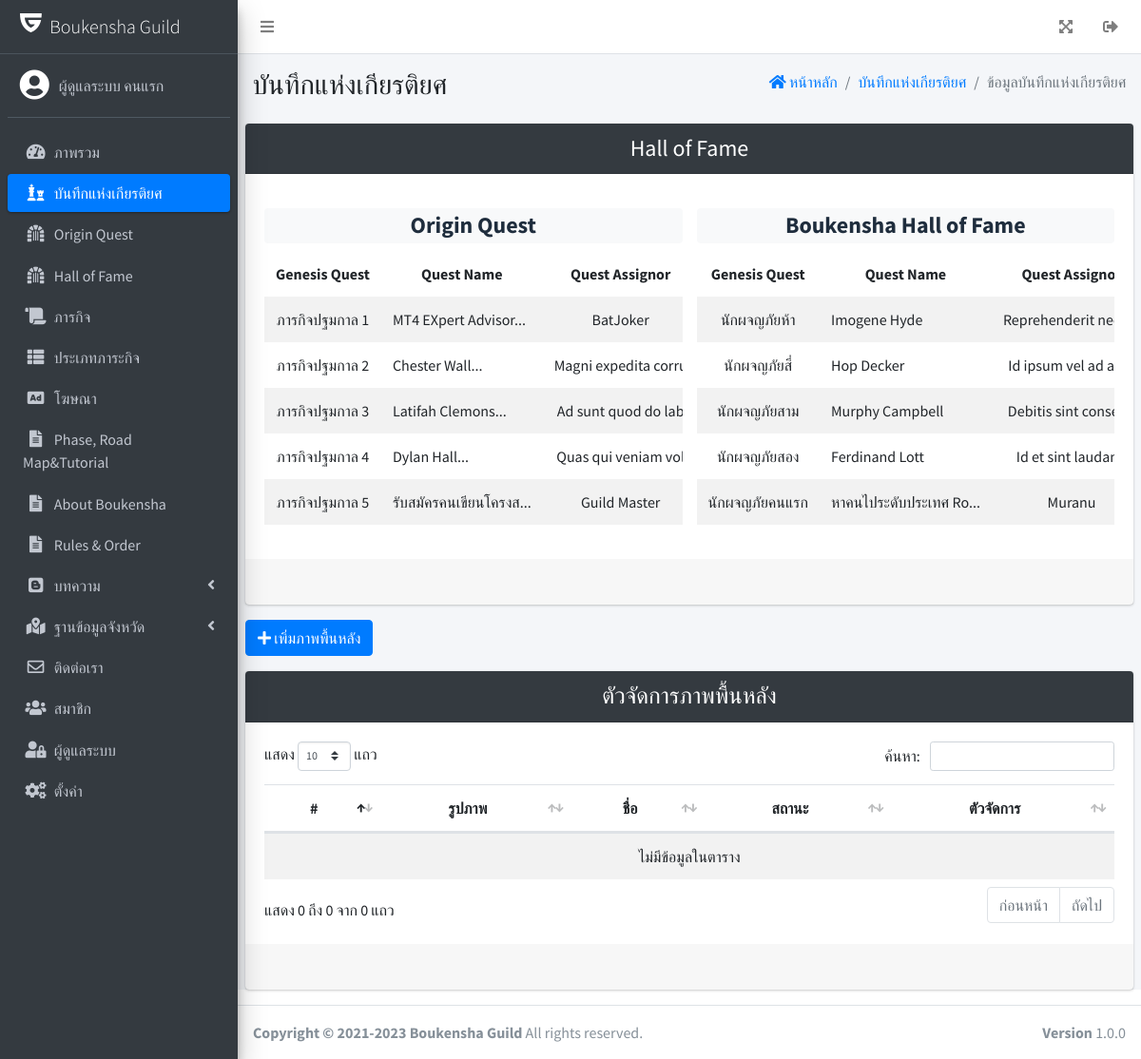
/guild_admin/index.php?mn=hall&file=hall_list (signed in), run on the app's committed database.
### tables this page shows
CREATE TABLE `hall_left` (
  `id` int(11) NOT NULL,
  `hall_genesis_quest` varchar(255) NOT NULL,
  `hall_quest_name` varchar(255) NOT NULL,
  `hall_quest_assignor` varchar(255) NOT NULL,
  `hall_created` timestamp NOT NULL DEFAULT CURRENT_TIMESTAMP,
  `hall_updated` timestamp NOT NULL DEFAULT CURRENT_TIMESTAMP ON UPDATE CURRENT_TIMESTAMP
);

CREATE TABLE `hall_right` (
  `id` int(11) NOT NULL,
  `hall_genesis_quest` varchar(255) NOT NULL,
  `hall_quest_name` varchar(255) NOT NULL,
  `hall_quest_assignor` varchar(255) NOT NULL,
  `hall_created` timestamp NOT NULL DEFAULT CURRENT_TIMESTAMP,
  `hall_updated` timestamp NOT NULL DEFAULT CURRENT_TIMESTAMP ON UPDATE CURRENT_TIMESTAMP
);

### config/function.php (called while the page is built, shortened)
<?php
function sub_active()
{
    return "active";
}

### guild_admin/admin_hall/hall_list.php (the view, shortened to what this page needs)
<div class="card card-dark">
    <div class="card-header h4 text-center">
        Hall of Fame
    </div>
    <div class="card-body">
        <div class="row">
            <div class="col-md-6">
                <h4 class="text-center mt-3 p-1 font-weight-bold rounded bg-light">Origin Quest</h4>
                <div class="table-responsive">
                    <table class="table table-borderless table-striped text-nowrap rounded">
                        <thead>
                            <tr>
                                <th class="text-center">Genesis Quest</th>
                                <th class="text-center">Quest Name</th>
                                <th class="text-center">Quest Assignor </th>
                            </tr>
                        </thead>
                        <tbody>
                            <?php
                            $sql_quest1 = " SELECT * FROM hall_left ORDER BY id ASC ";
                            $result_quest1 = mysqli_query($conn, $sql_quest1);
                            $num_quest1 = mysqli_num_rows($result_quest1);
                            if ($num_quest1 > 0) {
                                while ($rs_quest1 = mysqli_fetch_assoc($result_quest1)) {
                            ?>
                                    <tr>
                                        <td class="text-center"><?= $rs_quest1['hall_genesis_quest'] ?></td>
                                        <td><?= $rs_quest1['hall_quest_name'] ?></td>
                                        <td class="text-center"><?= $rs_quest1['hall_quest_assignor'] ?></td>
                                    </tr>
                                <?php $no++;
                                } ?>
                            <?php } ?>
                        </tbody>
                    </table>
                </div>
            </div>
            <div class="col-md-6">
                <h4 class="text-center bg-light font-weight-bold p-1 mt-3 rounded">Boukensha Hall of Fame</h4>
                <div class="table-responsive">
                    <table class="table table-borderless table-striped text-nowrap rounded">
                        <thead>
                            <tr>
                                <th class="text-center">Genesis Quest</th>
                                <th class="text-center">Quest Name</th>
                                <th class="text-center">Quest Assignor </th>
                            </tr>
                        </thead>
                        <tbody>
                            <?php
                            $sql_quest2 = " SELECT * FROM hall_right ORDER BY id DESC ";
                            $result_quest2 = mysqli_query($conn, $sql_quest2);
                            $num_quest2 = mysqli_num_rows($result_quest2);
                            if ($num_quest2 > 0) {
                                while ($rs_quest2 = mysqli_fetch_assoc($result_quest2)) {
                            ?>
                                    <tr>
                                        <td class="text-center"><?= $rs_quest2['hall_genesis_quest'] ?></td>
                                        <td><?= $rs_quest2['hall_quest_name'] ?></td>
                                        <td class="text-center"><?= $rs_quest2['hall_quest_assignor'] ?></td>
                                    </tr>
                                <?php $no++;
                                }
                            } else { ?>
                                <tr>
                                    <td colspan="3" class="text-center">ยังไม่มี Hall of Fame</td>
                                </tr>
                            <?php } ?>
                        </tbody>
                    </table>
                </div>
            </div>
        </div>
    </div>
    <div class="card-footer">
    </div>
</div>
<p>
    <a class="btn btn-primary" href="index.php?mn=hall&file=hall_list_bg_add"><i class="fas fa-plus"></i> เพิ่มภาพพื้นหลัง</a>
</p>
<div class="card card-dark">
    <div class="card-header h4 text-center">
        ตัวจัดการภาพพื้นหลัง
    </div>
    <div class="card-body">
        <div class="table-responsive">
            <table class="table table-striped table-hover text-nowrap" id="dataTable">
                <thead>
                    <tr class="text-center">
                        <th>#</th>
                        <th>รูปภาพ</th>
                        <th>ชื่อ</th>
                        <th class="text-center">สถานะ</th>
                        <th class="text-center">ตัวจัดการ</th>
                    </tr>
                </thead>
            </table>
        </div>
    </div>
    <div class="card-footer">
    </div>
</div>

### guild_admin/index.php (shortened to what this page needs)
<?php
include('../config/function.php');
?>
<!DOCTYPE html>
<html lang="en">
<head>
  <link rel="stylesheet" href="plugins/fontawesome-free/css/all.min.css">
  <link rel="stylesheet" href="https://code.ionicframework.com/ionicons/2.0.1/css/ionicons.min.css">
  <link rel="stylesheet" href="dist/css/adminlte.min.css">
  <link href="plugins/datatables/dataTables.bootstrap4.min.css" rel="stylesheet">
  <link href="plugins/fancybox/fancybox.css" rel="stylesheet" />
  <link rel="stylesheet" href="plugins/summernote/summernote-bs4.min.css">
  <link href="plugins/bootstrap-fileinput/css/fileinput.css" media="all" rel="stylesheet" type="text/css" />
  <link href="plugins/bootstrap-fileinput/themes/explorer-fas/theme.css" media="all" rel="stylesheet" type="text/css" />
  <link rel="stylesheet" href="plugins/select2/css/select2.min.css">
  <link rel="stylesheet" href="plugins/select2-bootstrap4-theme/select2-bootstrap4.min.css">
  <link rel="stylesheet" href="./plugins/bootstrap-icons-1.7.2/bootstrap-icons.css">
</head>
<body class="hold-transition sidebar-mini">
  <div class="wrapper">
    <nav class="main-header navbar navbar-expand navbar-white navbar-light">
      <ul class="navbar-nav">
        <li class="nav-item">
          <a class="nav-link" data-widget="pushmenu" href="#" role="button"><i class="fas fa-bars"></i></a>
        </li>
      </ul>
      <ul class="navbar-nav ml-auto">
        <li class="nav-item">
          <a class="nav-link" data-widget="fullscreen" href="#" role="button">
            <i class="fas fa-expand-arrows-alt"></i>
          </a>
        </li>
        <li class="nav-item">
          <a class="nav-link" href="javascript:;" role="button" onclick="logouts('logout.php')">
            <i class="fas fa-sign-out-alt"></i>
          </a>
        </li>
      </ul>
    </nav>
    <aside class="main-sidebar sidebar-dark-primary elevation-4">
      <a href="../index.php" target="_blank" class="brand-link">
        <i class="fab fa-guilded fa-lg brand-image pt-1"></i>
        <span class="brand-text font-weight-light">Boukensha Guild</span>
      </a>
      <?php include('layout/sidebar-menu.php'); ?>
    </aside>
    <div class="content-wrapper">
      <section class="content-header">
        <div class="container-fluid">
          <div class="row mb-2">
            <?php include('content_topic.php'); ?>
          </div>
        </div>
      </section>
      <section class="content">
        <?php require('file_request.php'); ?>
      </section>
    </div>
    <footer class="main-footer">
      <div class="float-right d-none d-sm-block">
        <b>Version</b> 1.0.0
      </div>
      <strong>Copyright &copy; 2021-<?= date('Y') ?> Boukensha Guild </strong> All rights reserved.
    </footer>
  </div>
</body>
</html>

### guild_admin/layout/sidebar-menu.php (shortened to what this page needs)
<div class="sidebar">
    <div class="user-panel mt-3 pb-3 mb-3 d-flex">
        <div class="image text-white">
            <i class="fas fa-user-circle fa-2x"></i>
        </div>
        <div class="info">
            <a href="index.php?mn=system&file=system_list" class="d-block"><?= $_SESSION['user_admin'] ?></a>
        </div>
    </div>
    <nav class="mt-2">
        <ul class="nav nav-pills nav-sidebar flex-column" data-widget="treeview" role="menu" data-accordion="false">
            <li class="nav-item">
                <a href="index.php?mn=dashboard&file=dashboard_list" class="nav-link <?= $dash_active ?>">
                    <i class="nav-icon fas fa-tachometer-alt"></i>
                    <p>
                        ภาพรวม
                    </p>
                </a>
            </li>
            <?php
            if ($_GET['mn'] == 'hall') {
                $hall_active = sub_active();
            }
            ?>
            <li class="nav-item">
                <a href="index.php?mn=hall&file=hall_list" class="nav-link <?= $hall_active ?>">
                    <i class="nav-icon fas fa-chess"></i>
                    <p>
                        บันทึกแห่งเกียรติยศ
                    </p>
                </a>
            </li>
            <li class="nav-item">
                <a href="index.php?mn=hall_left&file=hall_left_list" class="nav-link <?= $hall_left_active ?>">
                    <i class="nav-icon fas fa-dungeon"></i>
                    <p>
                        Origin Quest
                    </p>
                </a>
            </li>
            <li class="nav-item">
                <a href="index.php?mn=hall_right&file=hall_right_list" class="nav-link <?= $hall_right_active ?>">
                    <i class="nav-icon fas fa-dungeon"></i>
                    <p>
                        Hall of Fame
                    </p>
                </a>
            </li>
            <li class="nav-item">
                <a href="index.php?mn=quest&file=quest_list" class="nav-link <?= $quest_active ?>">
                    <i class="nav-icon fas fa-scroll"></i>
                    <p>
                        ภารกิจ
                    </p>
                </a>
            </li>
            <li class="nav-item">
                <a href="index.php?mn=categories&file=categories_list" class="nav-link <?= $categories_active ?>">
                    <i class="nav-icon fas fa-th-list"></i>
                    <p>
                        ประเภทภาระกิจ
                    </p>
                </a>
            </li>
            <li class="nav-item">
                <a href="index.php?mn=banner&file=banner_list" class="nav-link <?= $banner_active ?>">
                    <i class="nav-icon fas fa-ad"></i>
                    <p>
                        โฆษณา
                    </p>
                </a>
            </li>
            <li class="nav-item">
                <a href="index.php?mn=pages&file=pages_list" class="nav-link <?= $pages_active ?>">
                    <i class="nav-icon fas fa-file-alt"></i>
                    <p>
                        Phase, Road Map&Tutorial
                    </p>
                </a>
            </li>
            <li class="nav-item">
                <a href="index.php?mn=About&file=pages_list" class="nav-link <?= $About_active ?>">
                    <i class="nav-icon fas fa-file-alt"></i>
                    <p>
                       About Boukensha
                    </p>
                </a>
            </li>
            <li class="nav-item">
                <a href="index.php?mn=Rules&file=pages_list" class="nav-link <?= $Rules_active ?>">
                    <i class="nav-icon fas fa-file-alt"></i>
                    <p>
                        Rules & Order
                    </p>
                </a>
            </li>
            <li class="nav-item <?= $type_show ?>">
                <a href="#" class="nav-link <?= $type_active ?>">
                    <i class="nav-icon fab fa-blogger"></i>
                    <p>
                        บทความ
                        <i class="fas fa-angle-left right"></i>
                    </p>
                </a>
            </li>
            <li class="nav-item <?= $location_open ?>">
                <a href="#" class="nav-link <?= $location_active ?>">
                    <i class="nav-icon fas fa-map-marked-alt"></i>
                    <p>
                        ฐานข้อมูลจังหวัด
                        <i class="fas fa-angle-left right"></i>
                    </p>
                </a>
            </li>
            <li class="nav-item">
                <a href="index.php?mn=contact&file=contact_list" class="nav-link <?= $contact_active ?>">
                    <i class="nav-icon far fa-envelope"></i>
                    <p>
                        ติดต่อเรา
                    </p>
                </a>
            </li>
            <li class="nav-item">
                <a href="index.php?mn=member&file=member_list" class="nav-link <?= $member_active ?>">
                    <i class="nav-icon fas fa-users"></i>
                    <p>
                        สมาชิก
                    </p>
                </a>
            </li>
            <li class="nav-item">
                <a href="index.php?mn=system&file=system_list" class="nav-link <?= $system_active ?>">
                    <i class="nav-icon fas fa-user-lock"></i>
                    <p>
                        ผู้ดูแลระบบ
                    </p>
                </a>
            </li>
            <li class="nav-item">
                <a href="index.php?mn=setting&file=setting_list" class="nav-link <?= $setting_active ?>">
                    <i class="nav-icon fas fa-cogs"></i>
                    <p>
                        ตั้งค่า
                    </p>
                </a>
            </li>
        </ul>
    </nav>
</div>

### guild_admin/content_topic.php (shortened to what this page needs)
<?php
function topicName($files)
{
    switch ($files) {
        case 'hall':
            $file = 'บันทึกแห่งเกียรติยศ';
            break;
    }
    return $file;
}
function topicName2($files2)
{
    $mn = $files2;
    $mn2 = $files2 . '_list';
    switch ($files2) {
        case 'hall':
            $mn = "  <li class=\"breadcrumb-item\"><a href=\"?mn=$mn&file=$mn2\">บันทึกแห่งเกียรติยศ</a></li>";
            break;
    }
    return $mn;
}
function topicSecond($topiclast)
{
    $file = $topiclast;
    switch ($file) {
        case 'hall_list':
            $file = "<li class=\"breadcrumb-item active\">ข้อมูลบันทึกแห่งเกียรติยศ</li>";
            break;
    }
    return $file;
}
?>
<div class="col-sm-6">
    <h1><?= topicName($_GET['mn']) ?></h1>
</div>
<div class="col-sm-6">
    <ol class="breadcrumb float-sm-right">
        <li class="breadcrumb-item"><a href="index.php"><i class="fas fa-home"></i> หน้าหลัก</a></li>
        <?php
        $file = 'admin_' . $_GET['mn'] . '/' . $_GET['file'] . '.php';
        if (file_exists($file) or ($_GET['mn'] == "" && $_GET['mn'] == "")) {
            echo topicName2($_GET['mn']);
            echo topicSecond($_GET['file']);
        }
        ?>
    </ol>
</div>

### guild_admin/file_request.php (shortened to what this page needs)
<?php
$file = 'admin_' . $_GET['mn'] . '/' . $_GET['file'] . '.php';
if (file_exists($file) && isset($_GET['mn']) && isset($_GET['file'])) {
    require $file;
} elseif (file_exists($file) or !$_GET['mn'] or !$_GET['file']) {
    require 'admin_dashboard/dashboard_list.php';
} else {
    require '404.html';
}

### data on the page
hall_left: hall_genesis_quest "ภารกิจปฐมกาล 1", hall_quest_name "MT4 EXpert Advisor...", hall_quest_assignor "BatJoker"
hall_left: hall_genesis_quest "ภารกิจปฐมกาล 2", hall_quest_name "Chester Wall...", hall_quest_assignor "Magni expedita…"
hall_left: hall_genesis_quest "ภารกิจปฐมกาล 3", hall_quest_name "Latifah Clemons...", hall_quest_assignor "Ad sunt quod do…"
hall_left: hall_genesis_quest "ภารกิจปฐมกาล 4", hall_quest_name "Dylan Hall...", hall_quest_assignor "Quas qui veniam…"
hall_left: hall_genesis_quest "ภารกิจปฐมกาล 5", hall_quest_name "รับสมัครคนเขียนโครงส...", hall_quest_assignor "Guild Master"
hall_right: hall_genesis_quest "นักผจญภัยห้า", hall_quest_name "Imogene Hyde", hall_quest_assignor "Reprehenderit…"
hall_right: hall_genesis_quest "นักผจญภัยสี่", hall_quest_name "Hop Decker", hall_quest_assignor "Id ipsum vel ad…"
hall_right: hall_genesis_quest "นักผจญภัยสาม", hall_quest_name "Murphy Campbell", hall_quest_assignor "Debitis sint…"
hall_right: hall_genesis_quest "นักผจญภัยสอง", hall_quest_name "Ferdinand Lott", hall_quest_assignor "Id et sint…"
hall_right: hall_genesis_quest "นักผจญภัยคนแรก", hall_quest_name "หาคนไประดับประเทศ Ro...", hall_quest_assignor "Muranu"

### other printed values
$_SESSION['user_admin'] "ผู้ดูแลระบบ คนแรก"
topicName($_GET['mn']) "บันทึกแห่งเกียรติยศ"
